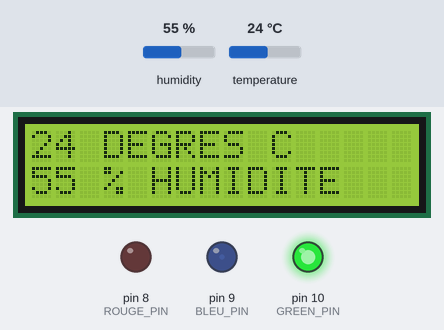
Bench run of a program on a simulated Arduino Uno, built with avr-gcc and run on an emulated ATmega328P. Shown: 16×2 character LCD, output pins drawn as LEDs (lit = HIGH). Inputs (shaded band) come from the test bench; at power-on: temperature 24 °C, humidity 55 %. What the program prints to the serial monitor is not drawn.

Above: at 1.2 s.
1.3 s: temperature set to 28.7 °C
At 3.0 s:
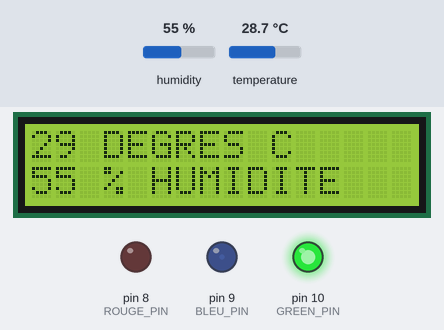
3.4 s: temperature set to 30 °C
At 5.0 s:
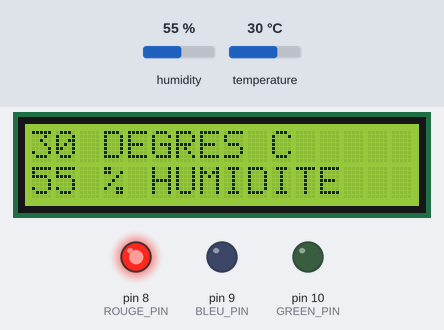
6.1 s: humidity set to 22 %
At 7.2 s:
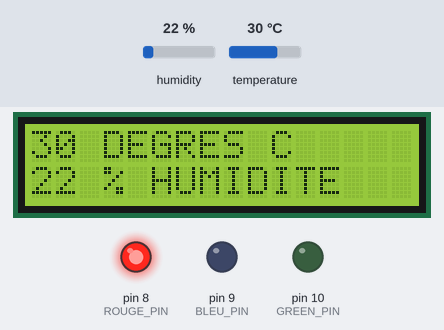
8.2 s: humidity set to 40 %
At 10.3 s:
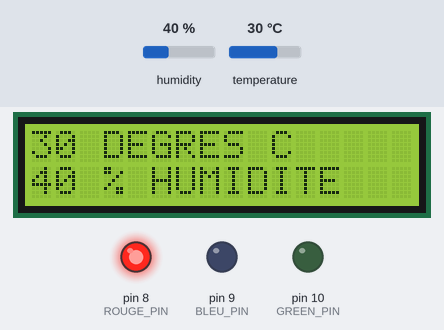
Timing chart, 0 to 11.7 s (numbered marks = the images above; inputs shaded):
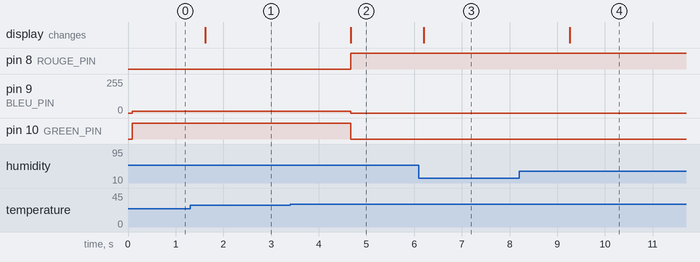

The program:

main.cpp
```cpp
#include <Arduino.h>
#include <LiquidCrystal.h>
#include <SimpleDHT.h>

// configure ecran lcd
LiquidCrystal lcd(12, 11, 5, 4, 3, 2);

//configure capteur DHT11
int pinDHT11 = 13;
SimpleDHT11 dht11(pinDHT11);

//configure LED RGB
int ROUGE_PIN = 8;
int GREEN_PIN = 10;
int BLEU_PIN = 9;

void setColor(int redValue, int greenValue, int blueValue)
{
  analogWrite(ROUGE_PIN, redValue);
  analogWrite(GREEN_PIN, greenValue);
  analogWrite(BLEU_PIN, blueValue);
}

void setup()
{
  pinMode(ROUGE_PIN, OUTPUT);
  pinMode(GREEN_PIN, OUTPUT);
  pinMode(BLEU_PIN, OUTPUT);
  Serial.begin(115200);
  lcd.begin(16, 2);
}

void loop()
{
  float temperature = 0;
  float humidity = 0;
  lcd.setCursor(0, 0);
  int err = SimpleDHTErrSuccess;
  if ((err = dht11.read2(&temperature, &humidity, NULL)) != SimpleDHTErrSuccess)
  {
    Serial.print("Read DHT22 failed, err=");
    Serial.print(SimpleDHTErrCode(err));
    Serial.print(",");
    Serial.println(SimpleDHTErrDuration(err));
    delay(2000);
    return;
  }

  if (temperature >= 30)
  {
    setColor(255, 0, 0); //ROUGE
  }
  else
  {
    setColor(0, 255, 12);
  }

  Serial.print("Sample OK: ");
  Serial.print((float)temperature);
  Serial.print(" *C, ");
  Serial.print((float)humidity);
  Serial.println(" RH%");

  lcd.print((int)temperature);
  lcd.print(" DEGRES C");
  lcd.setCursor(0, 1);
  lcd.print((int)humidity);
  lcd.print(" % HUMIDITE");
  delay(1500);
}
```

Measured:
- the behaviour switches between 29.4 and 29.5 °C on temperature (found by bisection; images 1 and 2)
- after the input at 1.3 s, the display: changes after 0.32 s (image 1)
- after the input at 3.4 s, pin 8 (ROUGE_PIN): LOW → HIGH after 1.3 s; pin 9 (BLEU_PIN): 12/255 → 0/255 after 1.3 s; pin 10 (GREEN_PIN): HIGH → LOW after 1.3 s; the display: changes after 1.3 s (image 2)
- after the input at 6.1 s, the display: changes after 0.10 s (image 3)
- after the input at 8.2 s, the display: changes after 1.1 s (image 4)
